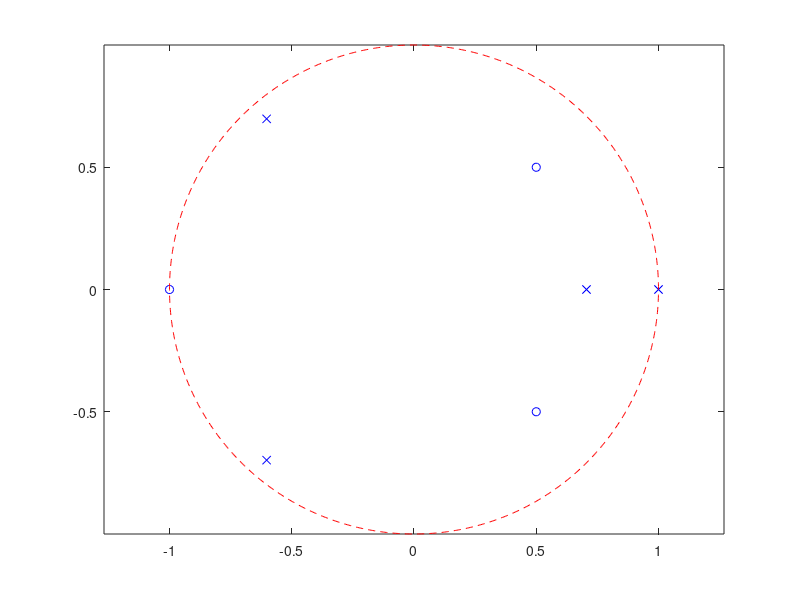

Write the MATLAB code that produced this figure.
% Script: mexdt_5_3a.m
num = [1,0,-0.5,0.5];          % Numerator
den = [1,-0.5,-0.5,-0.6,0.6];  % Denominator
zrs = roots(num);              % Zeros of the system function
pls = roots(den);              % Poles of the system function
Omega = [0:0.001:1]*2*pi;      % Vector of angular frequencies
c = exp(j*Omega);              % Unit circle
plot(real(zrs),imag(zrs),'bo',real(pls),imag(pls),'bx',real(c),imag(c),'r--');
axis equal;
